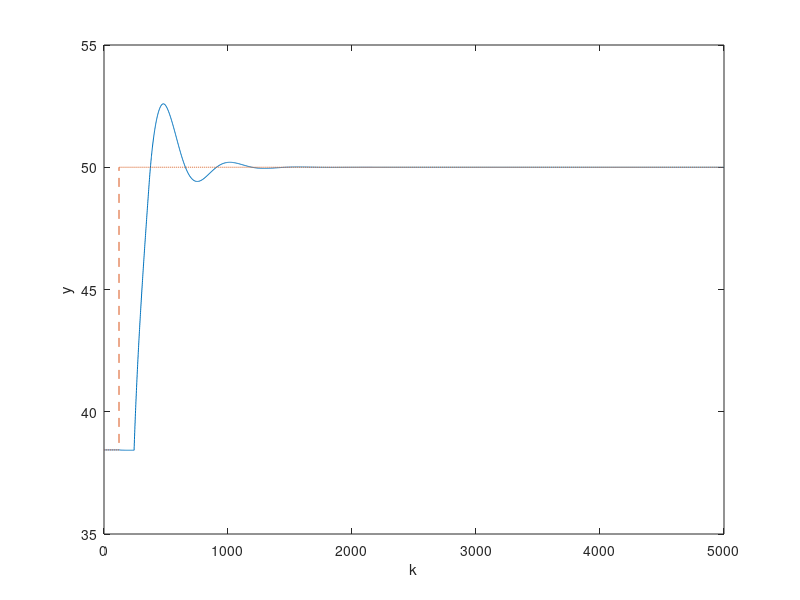

Source code (MATLAB):
clc;
clear all;

%Constants
A1 = 505;
C2 = 0.65;
ap1 = 23; %alfa_1
ap2 = 15; %alfa_2

%Punkt pracy
tau = 120;
h2_0 = 38.44;
h1_0 = 16.34;
F1 = 78;
FD = 15;

%Objetośc punktu pracy
v2_0 = h2_0^2 * C2;
v1_0 = h1_0 * A1;

t_sym = 5000; %czas symulacji
T = 1; %krok

%warunki_początkowe
kp = 120/T + 2;
kk = t_sym/T;
v1(1:kp) = v1_0;
v2(1:kp) = v2_0;
h1(1:kp) = h1_0;
h2(1:kp) = h2_0;
F1in(1:kp) = F1;
FD(1:T:t_sym/T) = FD;
e(1:kp) = 0;

yzad(1:kp) = 38.44;
yzad(kp:kk) = 50;

%Nastawy PID
Kp = 1.93;
Ti = 250;
Td = 60;

r0 = Kp*(1 + T/(2*Ti) + Td/T);
r1 = Kp*(T/(2*Ti) - (2*Td)/T -1);
r2 = Kp*Td/T;

for k = kp:t_sym/T

    v1(k) = v1(k-1) + T*(F1in(k-1-(tau/T)) + FD(k-1) - ap1*sqrt(h1(k-1)));
    v2(k) = v2(k-1) + T*(ap1*sqrt(h1(k-1)) - ap2*(sqrt(h2(k-1))));
    h1(k) = v1(k)/A1;
    h2(k) = sqrt(v2(k)/C2);

    %PID
    e(k) = yzad(k) - h2(k);
    F1in(k) = F1in(k-1) + r0*e(k) + r1*e(k-1) + r2*e(k-2);

end

iteracja = 0:1:kk-1;
%Plot wyjście
figure;
stairs(iteracja, h2)
hold on;
stairs(iteracja, yzad,"--");
hold off;
xlabel('k'); ylabel("y");